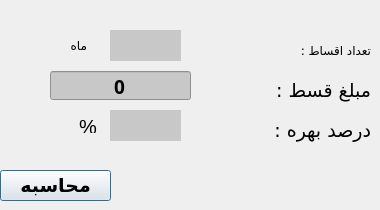
    <widget class="QWidget" name="tab_2">
     <attribute name="title">
      <string>محاسبه ی مبلغ وام</string>
     </attribute>
     <widget class="QLineEdit" name="bahre_entry_2">
      <property name="geometry">
       <rect>
        <x>110</x>
        <y>110</y>
        <width>71</width>
        <height>31</height>
       </rect>
      </property>
      <property name="sizePolicy">
       <sizepolicy hsizetype="Fixed" vsizetype="Fixed">
        <horstretch>0</horstretch>
        <verstretch>0</verstretch>
       </sizepolicy>
      </property>
      <property name="font">
       <font>
        <family>B Koodak</family>
        <pointsize>14</pointsize>
        <weight>75</weight>
        <bold>true</bold>
       </font>
      </property>
      <property name="layoutDirection">
       <enum>Qt::LeftToRight</enum>
      </property>
      <property name="styleSheet">
       <string notr="true">background-color: rgb(200, 200, 200);</string>
      </property>
      <property name="frame">
       <bool>false</bool>
      </property>
      <property name="alignment">
       <set>Qt::AlignCenter</set>
      </property>
     </widget>
     <widget class="QLineEdit" name="tqest_entry_2">
      <property name="geometry">
       <rect>
        <x>110</x>
        <y>30</y>
        <width>71</width>
        <height>31</height>
       </rect>
      </property>
      <property name="sizePolicy">
       <sizepolicy hsizetype="Fixed" vsizetype="Fixed">
        <horstretch>0</horstretch>
        <verstretch>0</verstretch>
       </sizepolicy>
      </property>
      <property name="font">
       <font>
        <family>B Koodak</family>
        <pointsize>14</pointsize>
        <weight>75</weight>
        <bold>true</bold>
       </font>
      </property>
      <property name="layoutDirection">
       <enum>Qt::LeftToRight</enum>
      </property>
      <property name="styleSheet">
       <string notr="true">background-color: rgb(200, 200, 200);</string>
      </property>
      <property name="frame">
       <bool>false</bool>
      </property>
      <property name="alignment">
       <set>Qt::AlignCenter</set>
      </property>
     </widget>
     <widget class="QPushButton" name="mohasebe_2">
      <property name="geometry">
       <rect>
        <x>0</x>
        <y>170</y>
        <width>111</width>
        <height>31</height>
       </rect>
      </property>
      <property name="sizePolicy">
       <sizepolicy hsizetype="Fixed" vsizetype="Fixed">
        <horstretch>0</horstretch>
        <verstretch>0</verstretch>
       </sizepolicy>
      </property>
      <property name="font">
       <font>
        <family>B Titr</family>
        <pointsize>14</pointsize>
        <weight>75</weight>
        <bold>true</bold>
       </font>
      </property>
      <property name="text">
       <string>محاسبه</string>
      </property>
      <property name="autoRepeat">
       <bool>false</bool>
      </property>
      <property name="autoDefault">
       <bool>true</bool>
      </property>
      <property name="default">
       <bool>true</bool>
      </property>
      <property name="flat">
       <bool>false</bool>
      </property>
     </widget>
     <widget class="QLabel" name="bahre_2">
      <property name="geometry">
       <rect>
        <x>240</x>
        <y>110</y>
        <width>131</width>
        <height>41</height>
       </rect>
      </property>
      <property name="sizePolicy">
       <sizepolicy hsizetype="Fixed" vsizetype="Fixed">
        <horstretch>0</horstretch>
        <verstretch>0</verstretch>
       </sizepolicy>
      </property>
      <property name="font">
       <font>
        <family>IRYekan</family>
        <pointsize>14</pointsize>
       </font>
      </property>
      <property name="frameShape">
       <enum>QFrame::NoFrame</enum>
      </property>
      <property name="frameShadow">
       <enum>QFrame::Plain</enum>
      </property>
      <property name="text">
       <string>درصد بهره :</string>
      </property>
      <property name="textFormat">
       <enum>Qt::AutoText</enum>
      </property>
      <property name="scaledContents">
       <bool>false</bool>
      </property>
      <property name="wordWrap">
       <bool>false</bool>
      </property>
      <property name="textInteractionFlags">
       <set>Qt::TextSelectableByKeyboard|Qt::TextSelectableByMouse</set>
      </property>
     </widget>
     <widget class="QLabel" name="mqest_2">
      <property name="geometry">
       <rect>
        <x>260</x>
        <y>70</y>
        <width>111</width>
        <height>41</height>
       </rect>
      </property>
      <property name="sizePolicy">
       <sizepolicy hsizetype="Fixed" vsizetype="Fixed">
        <horstretch>0</horstretch>
        <verstretch>0</verstretch>
       </sizepolicy>
      </property>
      <property name="font">
       <font>
        <family>IRYekan</family>
        <pointsize>14</pointsize>
       </font>
      </property>
      <property name="text">
       <string>مبلغ قسط :</string>
      </property>
     </widget>
     <widget class="QSpinBox" name="mqest_entry_2">
      <property name="geometry">
       <rect>
        <x>50</x>
        <y>70</y>
        <width>141</width>
        <height>31</height>
       </rect>
      </property>
      <property name="sizePolicy">
       <sizepolicy hsizetype="Fixed" vsizetype="Fixed">
        <horstretch>0</horstretch>
        <verstretch>0</verstretch>
       </sizepolicy>
      </property>
      <property name="font">
       <font>
        <family>B Koodak</family>
        <pointsize>14</pointsize>
        <weight>75</weight>
        <bold>true</bold>
       </font>
      </property>
      <property name="styleSheet">
       <string notr="true">background-color: rgb(200, 200, 200);</string>
      </property>
      <property name="alignment">
       <set>Qt::AlignCenter</set>
      </property>
      <property name="buttonSymbols">
       <enum>QAbstractSpinBox::NoButtons</enum>
      </property>
      <property name="showGroupSeparator" stdset="0">
       <bool>true</bool>
      </property>
      <property name="maximum">
       <number>999999999</number>
      </property>
     </widget>
     <widget class="QLabel" name="tqest_2">
      <property name="geometry">
       <rect>
        <x>250</x>
        <y>40</y>
        <width>121</width>
        <height>20</height>
       </rect>
      </property>
      <property name="font">
       <font>
        <family>IRYekan</family>
       </font>
      </property>
      <property name="text">
       <string>تعداد اقساط :</string>
      </property>
     </widget>
     <widget class="QLabel" name="label_4">
      <property name="geometry">
       <rect>
        <x>50</x>
        <y>120</y>
        <width>47</width>
        <height>13</height>
       </rect>
      </property>
      <property name="font">
       <font>
        <pointsize>15</pointsize>
       </font>
      </property>
      <property name="text">
       <string>%</string>
      </property>
      <property name="alignment">
       <set>Qt::AlignRight|Qt::AlignTrailing|Qt::AlignVCenter</set>
      </property>
     </widget>
     <widget class="QLabel" name="label_13">
      <property name="geometry">
       <rect>
        <x>40</x>
        <y>35</y>
        <width>47</width>
        <height>21</height>
       </rect>
      </property>
      <property name="text">
       <string>ماه</string>
      </property>
     </widget>
    </widget>
